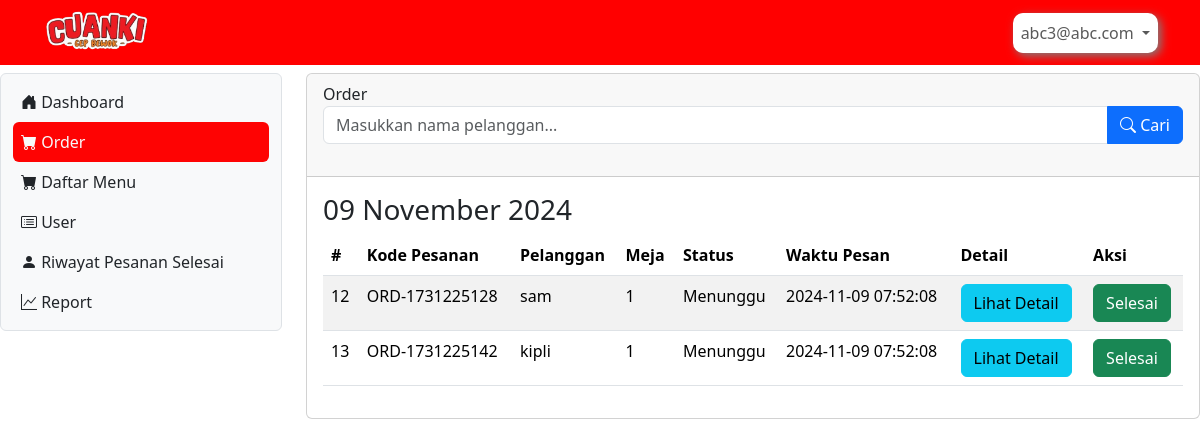
Page /order (signed in) on the committed database.
### tables this page shows
CREATE TABLE `tb_user` (
  `id` int(11) NOT NULL,
  `username` varchar(255) NOT NULL,
  `password` varchar(255) NOT NULL,
  `alamat` varchar(255) NOT NULL,
  `level` int(11) NOT NULL,
  `nama` varchar(255) NOT NULL,
  `nohp` int(20) NOT NULL
);

CREATE TABLE `orders` (
  `id_order` int(11) NOT NULL,
  `kode_order` varchar(255) DEFAULT NULL,
  `pelanggan` varchar(255) DEFAULT NULL,
  `meja` varchar(255) DEFAULT NULL,
  `pelayan` int(11) NOT NULL,
  `status` varchar(255) DEFAULT NULL,
  `waktu_order` timestamp NOT NULL DEFAULT current_timestamp()
);

### order.php (the view, shortened to what this page needs)
<?php
$is_logged_in = isset($_SESSION['cuanki_viral']);
$user_level = $is_logged_in ? $_SESSION['level_cuanki'] : 0;
include 'koneksi.php';
?>
<div class="col-lg-9 mt-2">
    <div class="card">
        <div class="card-header">
            Order
            <form method="POST" action="" class="d-flex mb-4">
                <div class="input-group">
                    <input type="text" name="nama_pelanggan" id="nama_pelanggan" class="form-control" placeholder="Masukkan nama pelanggan..." value="<?php echo isset($_POST['nama_pelanggan']) ? $_POST['nama_pelanggan'] : ''; ?>">
                    <button type="submit" name="search" class="btn btn-primary">
                        <i class="bi bi-search"></i> Cari
                    </button>
                </div>
            </form>
        </div>
        <div class="card-body">
            <?php
            $query = "SELECT * FROM orders WHERE status = 'Menunggu' ORDER BY DATE(waktu_order) DESC, waktu_order DESC";
            $result = mysqli_query($koneksi, $query);
            if (mysqli_num_rows($result) > 0) {
                $previous_date = '';
                while ($row = mysqli_fetch_assoc($result)) {
                    $order_date = date('Y-m-d', strtotime($row['waktu_order']));
                    if ($order_date != $previous_date) {
                        echo '<h3>' . date('d F Y', strtotime($order_date)) . '</h3>';
                        echo '<table class="table table-striped">';
                        echo '<thead><tr><th>#</th><th>Kode Pesanan</th><th>Pelanggan</th><th>Meja</th><th>Status</th><th>Waktu Pesan</th><th>Detail</th>';
                        if ($user_level >= 2) {
                            echo '<th>Aksi</th>';
                        }
                        echo '</tr></thead>';
                        echo '<tbody>';
                    }
                    $id_order = $row['id_order'];
                    echo '<tr>';
                    echo '<td>' . $row['id_order'] . '</td>';
                    echo '<td>' . $row['kode_order'] . '</td>';
                    echo '<td>' . $row['pelanggan'] . '</td>';
                    echo '<td>' . $row['meja'] . '</td>';
                    echo '<td>' . $row['status'] . '</td>';
                    echo '<td>' . $row['waktu_order'] . '</td>';
                    $detailQuery = "SELECT * FROM order_details WHERE id_order = '$id_order'";
                    $detailResult = mysqli_query($koneksi, $detailQuery);
                    $detailData = [];
                    while ($detailRow = mysqli_fetch_assoc($detailResult)) {
                        $detailData[] = $detailRow;
                    }
                    echo '<td>';
                    if (count($detailData) > 0) {
                        echo '<button class="btn btn-info" data-bs-toggle="collapse" data-bs-target="#detail_' . $id_order . '" aria-expanded="false" aria-controls="detail_' . $id_order . '">Lihat Detail</button>';
                    } else {
                        echo 'Tidak ada detail pesanan.';
                    }
                    echo '</td>';
                    if ($user_level >= 2 && $row['status'] == 'Menunggu') {
                        echo '<td>';
                        echo '<form method="POST" action="proses/update_status.php">';
                        echo '<button type="submit" class="btn btn-success">Selesai</button>';
                        echo '</form>';
                        echo '</td>';
                    }
                    echo '</tr>';
                    $previous_date = $order_date;
                }
                echo '</tbody></table>';
            } else {
                echo '<p>Tidak ada pesanan saat ini.</p>';
            }
            ?>
        </div>
    </div>
</div>

### header.php (shortened to what this page needs)
<nav class="navbar navbar-expand sticky-top" style="background-color: #FF0000;">
  <div class="container-lg">
    <img src="Assets/logo_cuanki.png" alt="" style="width: 110px; height: auto;">
    <div class="collapse navbar-collapse justify-content-end" id="navbarNavDropdown">
      <ul class="navbar-nav">
        <?php
        if (!empty($_SESSION['cuanki_viral'])) {
        ?>
          <li class="nav-item dropdown">
            <a class="nav-link dropdown-toggle" href="#" role="button" data-bs-toggle="dropdown" aria-expanded="false" style="background-color: #FFFFFF; border-radius: 10px; box-shadow: 3px 3px 10px grey;">
              <?php
              echo $hasil['username'];
              ?>
            </a>
          </li>
        <?php
        }
        ?>
      </ul>
    </div>
  </div>
</nav>

### rows in the picture
tb_user: username "abc3@abc.com"
orders: waktu_order "09 November 2024", shows "Aksi", id_order "12", kode_order "ORD-1731225128", pelanggan "sam", meja "1", status "Menunggu", waktu_order "2024-11-09 07:52:08"
orders: id_order "13", kode_order "ORD-1731225142", pelanggan "kipli", meja "1", status "Menunggu", waktu_order "2024-11-09 07:52:08"
